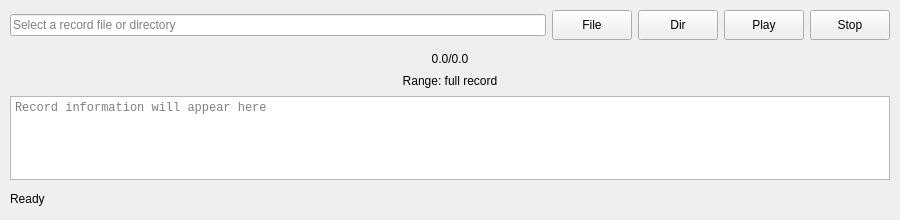
<?xml version="1.0" encoding="UTF-8"?>
<ui version="4.0">
 <class>MainWindow</class>
 <widget class="QMainWindow" name="MainWindow">
  <property name="geometry">
   <rect>
    <x>0</x>
    <y>0</y>
    <width>900</width>
    <height>220</height>
   </rect>
  </property>
  <property name="windowTitle">
   <string>Cyber Recorder GUI Lite</string>
  </property>
  <widget class="QWidget" name="centralwidget">
   <layout class="QVBoxLayout" name="verticalLayout_3">
    <property name="spacing">
     <number>8</number>
    </property>
    <property name="leftMargin">
     <number>10</number>
    </property>
    <property name="topMargin">
     <number>10</number>
    </property>
    <property name="rightMargin">
     <number>10</number>
    </property>
    <property name="bottomMargin">
     <number>10</number>
    </property>
    <item>
     <layout class="QHBoxLayout" name="horizontalLayout">
      <property name="spacing">
       <number>6</number>
      </property>
      <item>
       <widget class="QLineEdit" name="lineEdit">
        <property name="placeholderText">
         <string>Select a record file or directory</string>
        </property>
        <property name="readOnly">
         <bool>false</bool>
        </property>
       </widget>
      </item>
      <item>
       <widget class="QPushButton" name="pushButton">
        <property name="minimumSize">
         <size>
          <width>72</width>
          <height>30</height>
         </size>
        </property>
        <property name="text">
         <string>File</string>
        </property>
       </widget>
      </item>
      <item>
       <widget class="QPushButton" name="pushButton_5">
        <property name="minimumSize">
         <size>
          <width>72</width>
          <height>30</height>
         </size>
        </property>
        <property name="text">
         <string>Dir</string>
        </property>
       </widget>
      </item>
      <item>
       <widget class="QPushButton" name="pushButton_2">
        <property name="minimumSize">
         <size>
          <width>78</width>
          <height>30</height>
         </size>
        </property>
        <property name="text">
         <string>Play</string>
        </property>
       </widget>
      </item>
      <item>
       <widget class="QPushButton" name="pushButton_3">
        <property name="minimumSize">
         <size>
          <width>78</width>
          <height>30</height>
         </size>
        </property>
        <property name="text">
         <string>Stop</string>
        </property>
       </widget>
      </item>
     </layout>
    </item>
    <item>
     <layout class="QVBoxLayout" name="horizontalLayout_2">
      <property name="spacing">
       <number>4</number>
      </property>
      <item>
       <widget class="QLabel" name="label">
        <property name="minimumSize">
         <size>
          <width>0</width>
          <height>22</height>
         </size>
        </property>
        <property name="layoutDirection">
         <enum>Qt::LeftToRight</enum>
        </property>
        <property name="text">
         <string>0.0/0.0</string>
        </property>
        <property name="alignment">
         <set>Qt::AlignCenter</set>
        </property>
       </widget>
      </item>
      <item>
       <widget class="QLabel" name="rangeLabel">
        <property name="text">
         <string>Range: full record</string>
        </property>
        <property name="alignment">
         <set>Qt::AlignCenter</set>
        </property>
       </widget>
      </item>
     </layout>
    </item>
    <item>
     <layout class="QVBoxLayout" name="verticalLayout_2">
      <item>
       <widget class="QTextEdit" name="textEdit">
        <property name="font">
         <font>
          <family>Monospace</family>
         </font>
        </property>
        <property name="readOnly">
         <bool>true</bool>
        </property>
        <property name="placeholderText">
         <string>Record information will appear here</string>
        </property>
       </widget>
      </item>
      <item>
       <widget class="QLabel" name="statusLabel">
        <property name="minimumSize">
         <size>
          <width>0</width>
          <height>22</height>
         </size>
        </property>
        <property name="text">
         <string>Ready</string>
        </property>
       </widget>
      </item>
     </layout>
    </item>
   </layout>
  </widget>
 </widget>
 <resources/>
 <connections/>
</ui>
